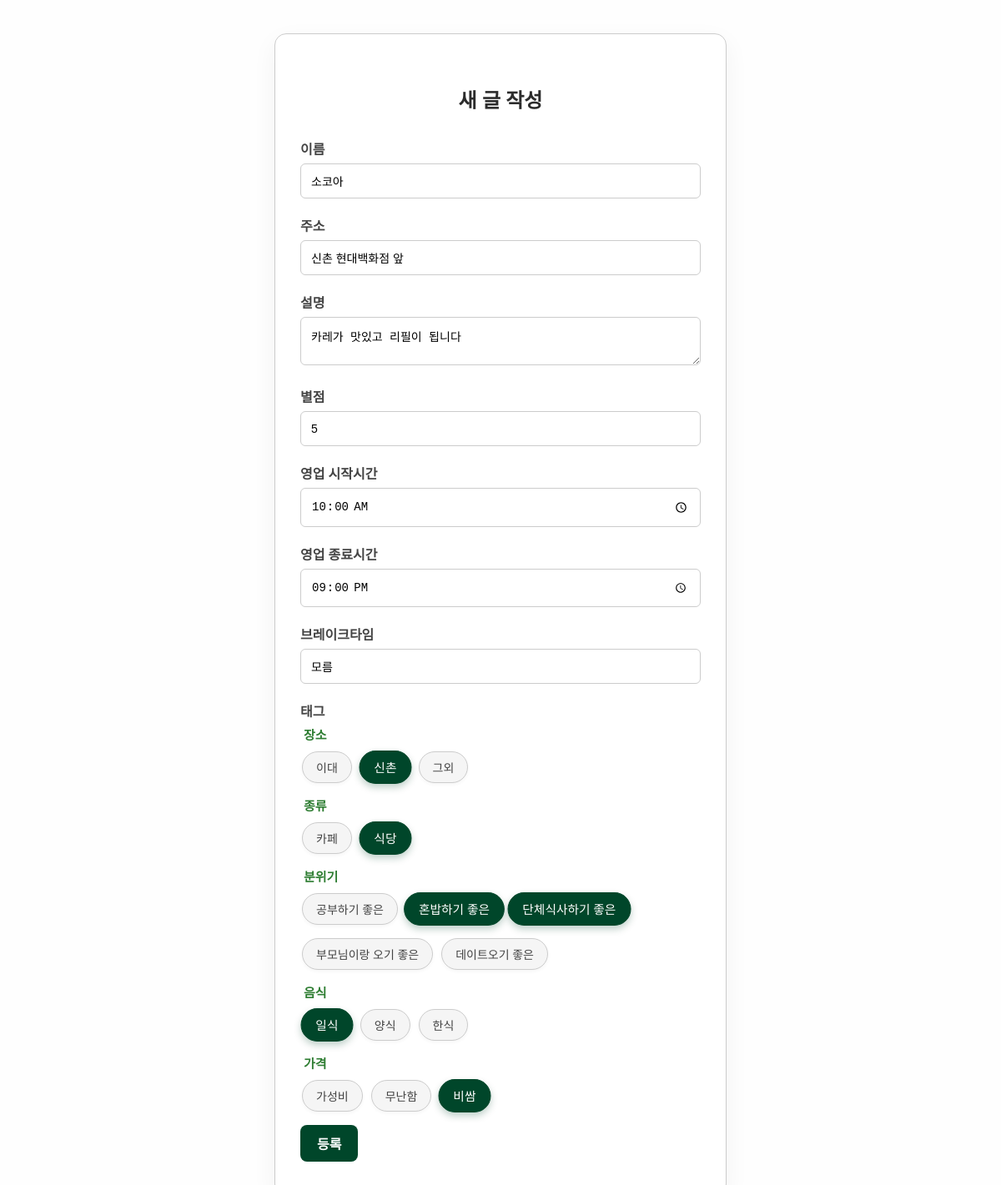
/4/edit, run on the app's committed database.
### helloSecurity/models/models.py (models this page shows)
class Restaurant(db.Model):
    id = db.Column(db.Integer, primary_key=True)
    name = db.Column(db.String(100), nullable=False)
    address = db.Column(db.String(200))
    description = db.Column(db.Text)
    rating = db.Column(db.Integer)
    start_hour = db.Column(db.Time)
    end_hour = db.Column(db.Time)
    break_time = db.Column(db.String(30))
    tags = db.relationship("RestaurantTag",
                       backref="restaurant",
                       cascade="all, delete-orphan")

class TagCategory(db.Model):
    __tablename__ = "tag_categories"
    id   = db.Column(db.Integer, primary_key=True)
    name = db.Column(db.String(50), unique=True, nullable=False)
    tags = db.relationship("Tag",
                            backref="category",
                            cascade="all, delete-orphan")

class Tag(db.Model):
    id = db.Column(db.Integer, primary_key=True)
    name = db.Column(db.String(50), nullable=False)
    category_id = db.Column(db.Integer,
                            db.ForeignKey("tag_categories.id"),
                            nullable=False)

### helloSecurity/routes/restaurant.py (the view, shortened to what this page needs)
@bp.route("/<int:r_id>/edit", methods=["GET", "POST"])
def edit(r_id):
    r = Restaurant.query.get_or_404(r_id)
    categories = TagCategory.query.order_by(TagCategory.id).all()
    attached = {rel.tag_id for rel in r.tags} # 수정 폼에 미리 체크되어있음
    return render_template("restaurants/create.html",
                           restaurant=r,
                           categories=categories,
                           attached=attached)

### helloSecurity/templates/restaurants/create.html (shortened to what this page needs)
<!DOCTYPE html>
<html lang="ko">
<head>
  <link href="../../static/css/style.css" rel="stylesheet" />
</head>
<body>
  <form class="form-container" method="post">
    <h2>새 글 작성</h2>
    <label>이름</label>
    <input name="name" value="{{ restaurant.name if restaurant else '' }}"><br>
    <label>주소</label>
    <input name="address" value="{{ restaurant.address if restaurant else '' }}"><br>
    <label>설명</label>
    <textarea name="description">{{ restaurant.description if restaurant else '' }}</textarea><br>
    <label>별점</label>
    <input name="rating" value="{{restaurant.rating if restaurant else ''}}">
    <label>영업 시작시간</label>
    <input name="start_hour" type="time" value="{{restaurant.start_hour if restaurant else ''}}">
    <label>영업 종료시간</label>
    <input name="end_hour" type="time" value="{{restaurant.end_hour if restaurant else ''}}">
    <label>브레이크타임</label>
    <input name="breaktime" value="{{restaurant.break_time if restaurant else ''}}">
    <label>태그</label>
  {% for cat in categories %}
  <fieldset>
    <legend>{{ cat.name }}</legend>
    <div class="tag-checkbox-group">
      {% for tag in cat.tags %}
        <div class="tag-checkbox">
          <label for="tag-{{ tag.id }}">{{ tag.name }}</label>
        </div>
      {% endfor %}
    </div>
  </fieldset>
{% endfor %}
    <button id="submit-btn" class="btn" type="submit">등록</button>
</form>
</body>
</html>

### helloSecurity/static/css/style.css (style rules this page uses)
body { font-family: 'Pretendard', 'Segoe UI', sans-serif; margin: 40px; background-color: #fefefe; color: #333; }
.btn { background-color: #00462a; color: #fff; padding: 10px 20px; border: none; border-radius: 8px; font-weight: bold; cursor: pointer; width: 100%; transition: background-color 0.2s ease; width:auto; font-size:1em; text-decoration: none; }
.form-container { max-width: 480px; margin: 0 auto; padding: 40px 30px; border: 1px solid #ccc; border-radius: 14px; background: #fff; box-shadow: 0 10px 30px rgba(0,0,0,0.05); }
h2 { text-align: center; margin-bottom: 30px; color: #2c2c2c; }
label { display: block; margin-bottom: 6px; font-weight: 600; color: #444; }
input, select, textarea { width: 100%; padding: 12px; margin-bottom: 20px; border: 1.5px solid #ccc; border-radius: 6px; font-size: 14px; box-sizing: border-box; transition: border-color 0.2s ease; }
fieldset { border: none; margin-bottom: 10px; padding: 0; }
legend { font-weight:600; font-size:15px; margin-bottom:10px; color:#2e7d32; }
.tag-checkbox-group { display:flex; flex-wrap:wrap; gap:10px; }
.tag-checkbox label { display:inline-block; padding:8px 16px; border:1.5px solid #ccc; border-radius:999px; background:#f5f5f5; color:#444; font-size:14px; font-weight:500; cursor:pointer; user-select:none; transition:all 0.25s ease; box-shadow:0 2px 4px rgba(0,0,0,0.04); }
.tag-checkbox input:checked+label { background:#00462a; color:#fff; border-color:#00462a; transform:scale(1.05); box-shadow:0 4px 8px rgba(0,70,42,0.25); }

### data on the page
Restaurant: name "소코아", address "신촌 현대백화점 앞", description "카레가 맛있고 리필이 됩니다", rating "5", start_hour "10:00:00", end_hour "21:00:00", breaktime "모름"
TagCategory: name "장소"
Tag: name "이대"
Tag: name "신촌"
Tag: name "그외"
TagCategory: name "종류"
Tag: name "카페"
Tag: name "식당"
TagCategory: name "분위기"
Tag: name "공부하기 좋은"
Tag: name "혼밥하기 좋은"
Tag: name "단체식사하기 좋은"
Tag: name "부모님이랑 오기 좋은"
Tag: name "데이트오기 좋은"
TagCategory: name "음식"
Tag: name "일식"
Tag: name "양식"
Tag: name "한식"
TagCategory: name "가격"
Tag: name "가성비"
Tag: name "무난함"
Tag: name "비쌈"
